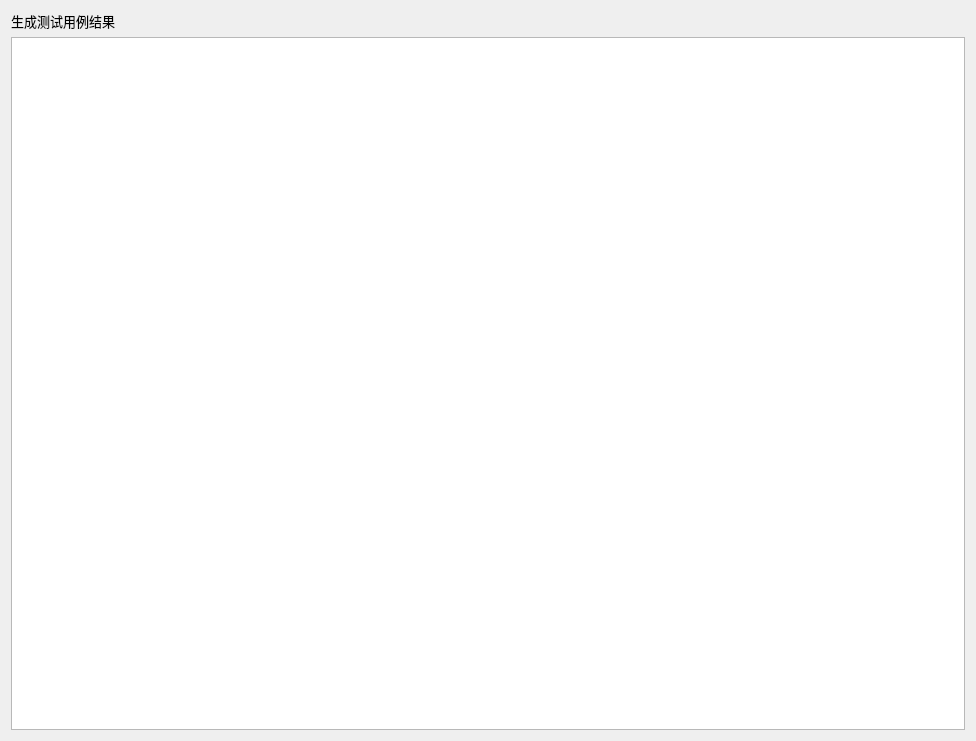
<?xml version="1.0" encoding="UTF-8"?>
<ui version="4.0">
 <class>Form</class>
 <widget class="QWidget" name="Form">
  <property name="geometry">
   <rect>
    <x>0</x>
    <y>0</y>
    <width>976</width>
    <height>741</height>
   </rect>
  </property>
  <property name="windowTitle">
   <string>生成结果</string>
  </property>
  <layout class="QVBoxLayout" name="verticalLayout">
   <item>
    <widget class="QLabel" name="label_19">
     <property name="font">
      <font>
       <family>Adobe Devanagari</family>
       <pointsize>10</pointsize>
      </font>
     </property>
     <property name="text">
      <string>生成测试用例结果</string>
     </property>
    </widget>
   </item>
   <item>
    <widget class="QTextBrowser" name="genTextBrowser"/>
   </item>
  </layout>
 </widget>
 <resources/>
 <connections/>
</ui>
